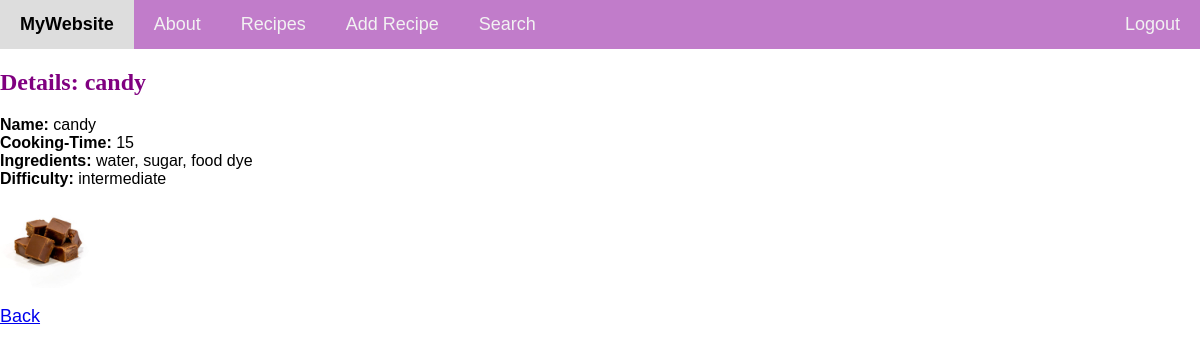
Before: /recipes/4 (signed in) with the older database file.
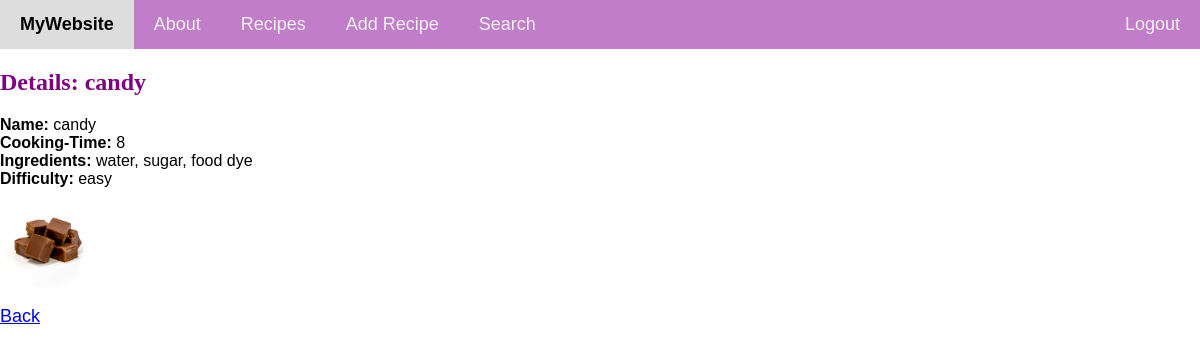
After: the same page with the newer database file.
### recipes/models.py (models this page shows, shortened)
class Recipe(models.Model):
    ingredients = models.CharField(
        max_length=225, help_text="Enter the ingredients, separated by a comma"
    )
    cooking_time = models.IntegerField(help_text="Enter cooking time in minutes")
    name = models.CharField(max_length=100)
    pic = models.ImageField(upload_to="recipes", default='no_picture.jpg')
    def difficulty(self):
        if self.cooking_time < 10 and len(self.ingredients.split(',')) < 4:
            return 'easy'
        elif self.cooking_time < 10 and len(self.ingredients.split(',')) >= 4:
            return 'medium'
        elif self.cooking_time >= 10 and len(self.ingredients.split(',')) < 4:
            return 'intermediate'
        elif self.cooking_time >=10 and len(self.ingredients.split(',')) >=4:
            return 'hard'

### recipes/views.py (the view)
# urls.py: path("recipes/<pk>", RecipeDetailView.as_view(), name="detail"),
class RecipeDetailView(DetailView):                       #class-based view
   model = Recipe                                       #specify model
   template_name = 'recipes/recipes_detail.html'                 #specify template

### recipes/templates/recipes/recipes_detail.html (shortened to what this page needs)
{% load static %}
<!DOCTYPE html>
<html lang="en">
<head>
    <link rel="stylesheet" href="{% static 'style.css' %}">
    <div class="navbar">
        <a href="{% url 'recipes:home' %}" class="logo">MyWebsite</a>
            <a href="{% url 'recipes:about' %}">About</a>
            <a href="{% url 'recipes:list' %}">Recipes</a>
            <a href="{% url 'recipes:add_recipe' %}">Add Recipe</a>
            <a href="{% url 'recipes:records' %}">Search</a>
            <div class = "log">
            <a  href="{% url 'logout' %}">Logout</a>
            </div>
</div>
<h2>Details: {{object.name}}</h2>
<b>Name: </b> {{object.name}}  <br>
<b>Cooking-Time: </b> {{object.cooking_time}} <br>
<b>Ingredients: </b> {{object.ingredients}} <br>
<b> Difficulty: </b> {{object.difficulty}} <br>
<img src="{{object.pic.url}}" width="100" height="100" />
<br>
<br>
<a href ="{%url 'recipes:list' %}"> Back </a>

### recipes/static/style.css (style rules this page uses)
h2 { font-family: cursive; color: purple ; }
.navbar { background-color: #c17cca; overflow: hidden; }
.navbar a { float: left; display: block; color: #f2f2f2; text-align: center; padding: 14px 20px; text-decoration: none; }
.navbar .logo { font-weight: bold; font-size: 18px; }
a { font-size:18px; }
.log { float: right; }

Changed rows visible on the page:
changed Recipe "candy": cooking_time "15" → "8"; difficulty "intermediate" → "easy"
